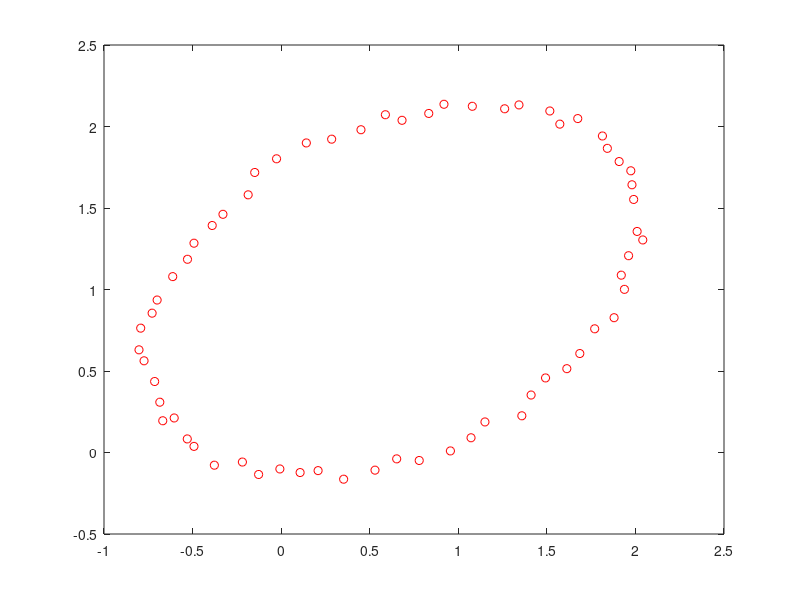

MATLAB code for this plot: (Note: this script raises an error after producing the figure.)
clear;clc;

debug = false;
%% 读入数据并画图
if debug % 正常模式：从文件读入散点
    x = load(); % 读入散点，n*2矩阵
else % 否则自动生成散点
    theta = (-pi:0.1:pi)';
    a0 = 1.5; b0 = 1; cx0 = 1; cy0 = 0.5; phi00 = pi/6;
    x(:,1) = a0*cos(theta) + 0.1*rand(length(theta),1) + cx0;
    x(:,2) = b0*sin(theta) + 0.1*rand(length(theta),1) + cy0;
    R = [cos(phi00), -sin(phi00); sin(phi00), cos(phi00)];
    x = (R*x')';
end

xmin = min(x(:,1));
xmax = max(x(:,1));
ymin = min(x(:,2));
ymax = max(x(:,2));
n = size(x,1);

figure('Name', '椭圆拟合并求面积');
plot(x(:,1), x(:,2), 'ro'); hold on;
xtitle('x');
ytitle('y');

%% 椭圆拟合：
% p = fitellipse(x(:,1),x(:,2));
% Fplot = @(x) p(1)*x(:,1).^2 + p(2)*x(:,1).*x(:,2) + p(3)*x(:,2).^2 + p(4)*x(:,1) + p(5)*x(:,2) + p(6); % 椭圆一般方程
% % fimplicit(Fplot);
% ezplot(@(x, y) Fplot(p, [x, y]), [-1 + xmin, 1 + xmax, -1  +ymin, 1 + ymax]);

%% 涉及的函数
% 输出的是列向量，表示椭圆一般方程的各个参数
function W = fitellipse(x,y)
% 构造矩阵
D = [x.*x, x.*y, y.*y, x, y, ones(size(x))];
S = D'*D;
G = zeros(6);
G(1,3) = 2; G(3,1) = 2; G(2,2) = -1;

% 求解
[vec, val] = eig(S\G);
[~, idx] = find(val>0&~isinf(val));
W = vec(:,idx);
W = sqrt(1/(W'*S*W))*W;
end